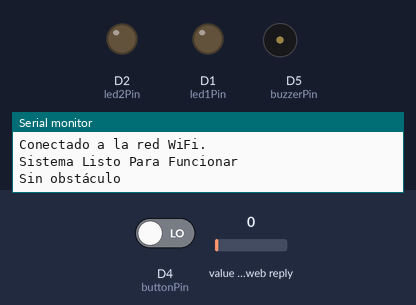
Simulated run of this sketch. Board: ESP8266 (NodeMCU). On the bench: output pins drawn as LEDs (lit = HIGH), buzzer (waves = sounding, pin HIGH), the last lines printed to the serial monitor. Dashed ring = blinking. Inputs (shaded band) come from the test bench; at power-on: D4 (buttonPin) LOW, value in the web reply 0. WiFi joins after 1.5 s; servers stay silent unless stated; web services answer with replies made up by the test bench.

Above: at 8.4 s.
8.5 s: D4 (buttonPin) driven HIGH
At 19.2 s:
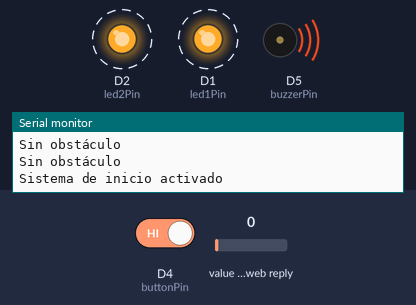
Timing chart, 0 to 22.9 s (numbered marks = the images above; inputs shaded):
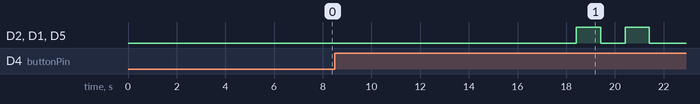

Measured:
- after the input at 8.5 s, D2 (led2Pin), D1 (led1Pin), D5 (buzzerPin): alternates HIGH for 1.0 s and LOW for 1.0 s, 4 changes in all, then stays LOW, starting after 9.9 s

The sketch:

DEFINITIVO.ino
```cpp
#include <ESP8266WiFi.h>
#include <ESP8266HTTPClient.h>
#include <ArduinoJson.h>

const char *ssid = "Casa Vader 1466";
const char *password = "LucianoHouse1";
const String writeAPIKey = "SXABYBTHUASWY5GE";

const int led1Pin = D1;
const int led2Pin = D2;
const int buzzerPin = D5;
const int sensorIRPin = D3;
const int buttonPin = D4;

int buttonState = 0;
int lastButtonState = 0;
unsigned long lastDebounceTime = 0;
unsigned long debounceDelay = 50;
bool systemStarted = false;

void setup() {
  Serial.begin(9600);
  Serial.println("Iniciando...");

  WiFi.begin(ssid, password);
  while (WiFi.status() != WL_CONNECTED) {
    delay(1000);
    Serial.println("Conectando a WiFi...");
  }

  Serial.println("Conectado a la red WiFi.");

  pinMode(led1Pin, OUTPUT);
  pinMode(led2Pin, OUTPUT);
  pinMode(buzzerPin, OUTPUT);
  pinMode(sensorIRPin, INPUT);
  pinMode(buttonPin, INPUT);

  Serial.println("Sistema Listo Para Funcionar");

  int field3Value = getField3FromThingSpeak();
  if (field3Value == 1) {
    activateBalizaBuzzer();
  } else {
    deactivateBalizaBuzzer();
  }

  delay(5000);
}

void loop() {
  int sensorValue = digitalRead(sensorIRPin);

  if (sensorValue == HIGH) {
    Serial.println("Obstáculo detectado");
    sendToThingSpeakField1(1);
  } else {
    Serial.println("Sin obstáculo");
    sendToThingSpeakField1(0);
  }

  int field3Value = getField3FromThingSpeak();

  if (field3Value == 1 && !systemStarted) {
    activateBalizaBuzzer();
    delay(4000);
    deactivateBalizaBuzzer();
    systemStarted = true;
    sendToThingSpeakField2(1);
  } else if (field3Value == 0 && systemStarted) {
    deactivateBalizaBuzzer();
    systemStarted = false;
    sendToThingSpeakField2(0);
  }

  int reading = digitalRead(buttonPin);

  if (reading != lastButtonState) {
    lastDebounceTime = millis();
  }

  if ((millis() - lastDebounceTime) > debounceDelay) {
    if (reading != buttonState) {
      buttonState = reading;

      if (buttonState == HIGH) {
        Serial.println("Sistema de inicio activado");
        activateSystemStart();
      }
    }
  }

  lastButtonState = reading;

  delay(5000);
}

void sendToThingSpeakField1(int value) {
  WiFiClient client;
  String url = "http://api.thingspeak.com/update?api_key=" + writeAPIKey + "&field1=" + String(value);

  HTTPClient http;
  http.begin(client, url);
  int httpCode = http.GET();

  if (httpCode != HTTP_CODE_OK) {
    Serial.println("Error al actualizar field1 en ThingSpeak.");
  }

  http.end();
}

int getField3FromThingSpeak() {
  WiFiClient client;
  String url = "http://api.thingspeak.com/channels/2375253/feeds/last.json?api_key=" + writeAPIKey;

  HTTPClient http;
  http.begin(client, url);
  int httpCode = http.GET();

  if (httpCode == HTTP_CODE_OK) {
    DynamicJsonDocument jsonDoc(1024);
    deserializeJson(jsonDoc, http.getString());

    int field3Value = jsonDoc["field3"];
    return field3Value;
  } else {
    Serial.println("Error al leer field3 desde ThingSpeak.");
    return 0;
  }
}

void activateBalizaBuzzer() {
  digitalWrite(led1Pin, HIGH);
  digitalWrite(led2Pin, HIGH);
  digitalWrite(buzzerPin, HIGH);
}

void deactivateBalizaBuzzer() {
  digitalWrite(led1Pin, LOW);
  digitalWrite(led2Pin, LOW);
  digitalWrite(buzzerPin, LOW);
}

void activateSystemStart() {
  for (int i = 0; i < 2; ++i) {
    activateBalizaBuzzer();
    delay(1000);
    deactivateBalizaBuzzer();
    delay(1000);
  }

  sendToThingSpeakField2(1);
}

void sendToThingSpeakField2(int value) {
  WiFiClient client;
  String url = "http://api.thingspeak.com/update?api_key=" + writeAPIKey + "&field2=" + String(value);

  HTTPClient http;
  http.begin(client, url);
  int httpCode = http.GET();

  if (httpCode != HTTP_CODE_OK) {
    Serial.println("Error al actualizar field2 en ThingSpeak.");
  }

  http.end();
}
```
